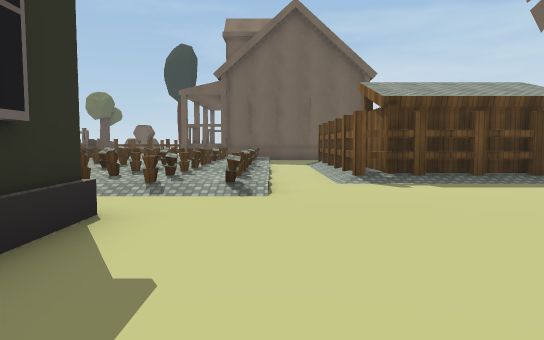
View 1 (above)

17 first-person views from a walk through a Unity game level. The camera is 1.3 m above the floor, tilts 4° down and sees 70° across. The floor is counted in squares, 2 m on a side. Each view is taken from the middle of a square. On the plan, view 1 faces up. The plan holds only what a view shows up to about 11 squares ahead; the rest is blank. The place goes on beyond the plan. The player character is not drawn. Some animated figures are not drawn. Some surface patterns are stand-ins.

View 2
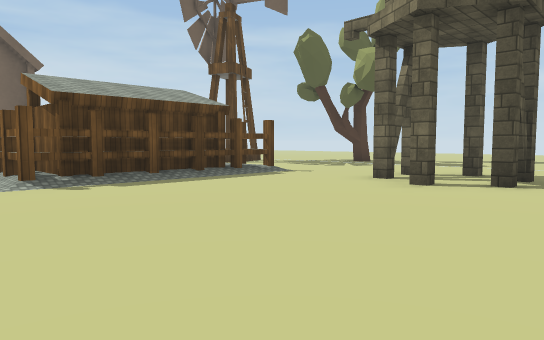

View 3
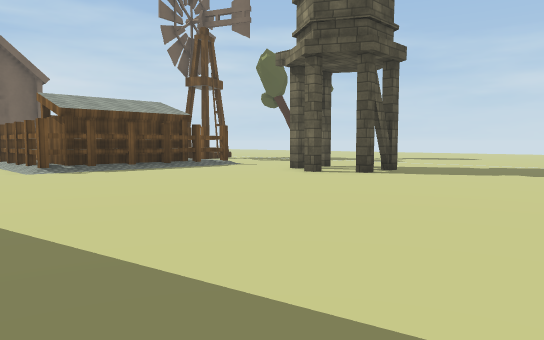

View 4
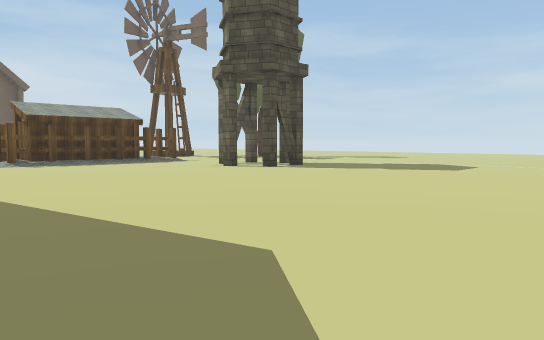

View 5
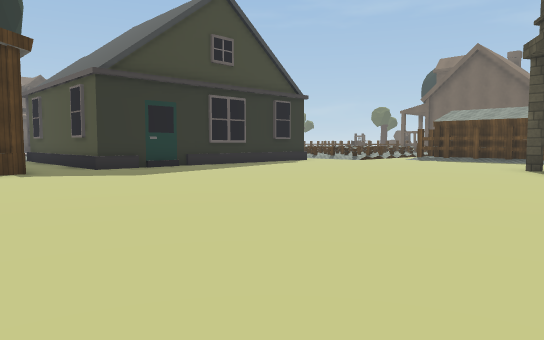

View 6
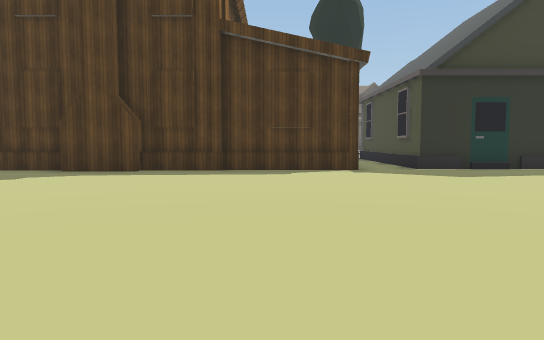

View 7
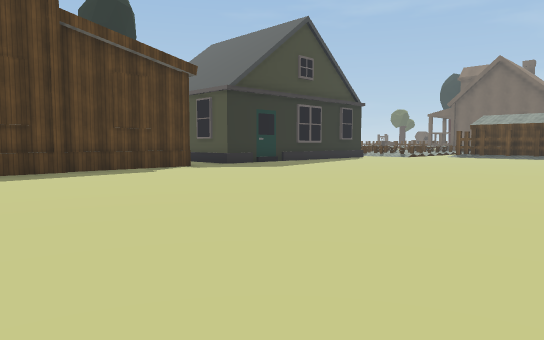

View 8
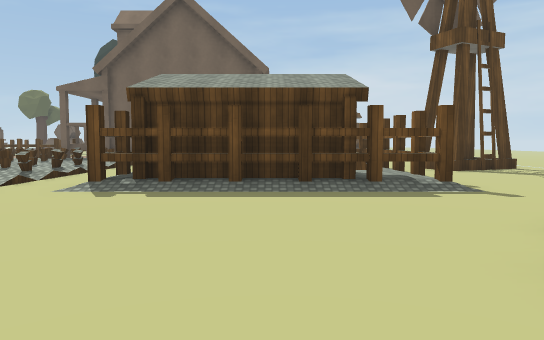

View 9
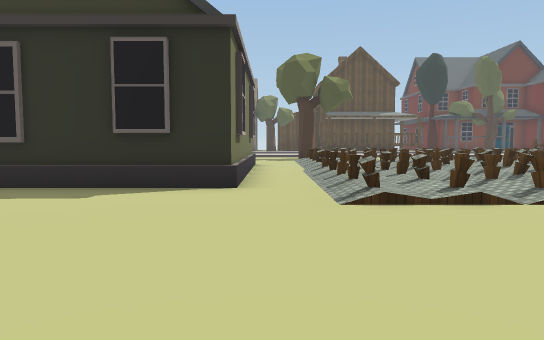

View 10
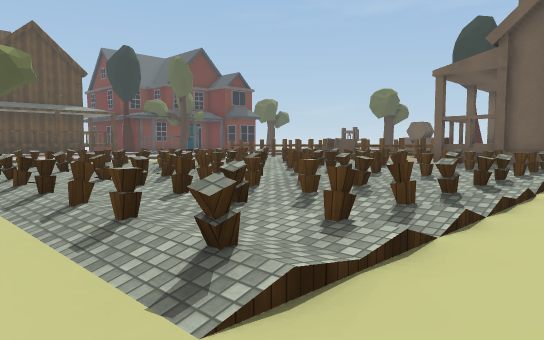

View 11
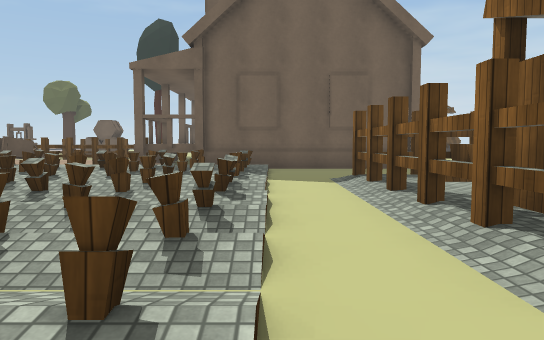

View 12
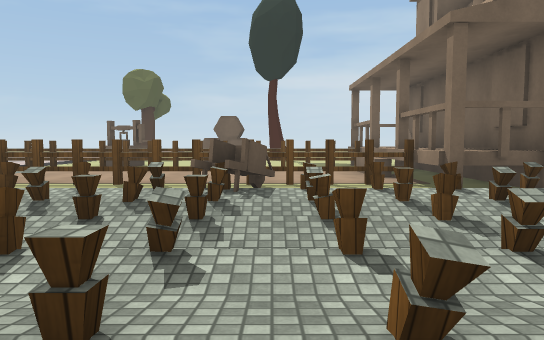

View 13
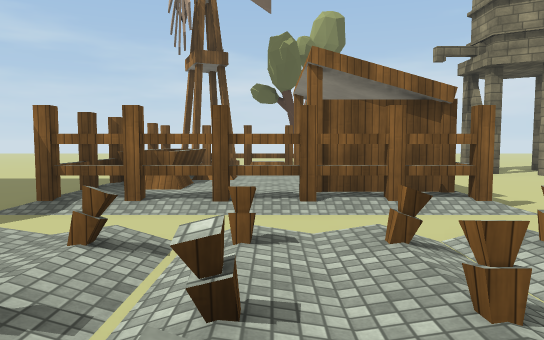

View 14
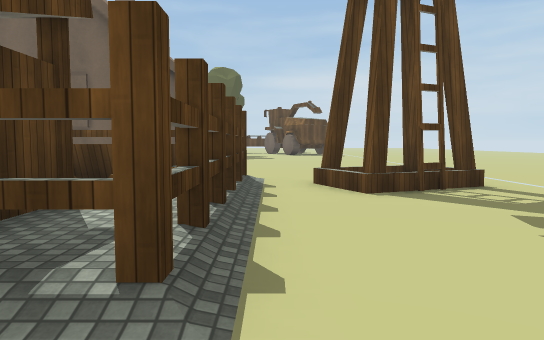

View 15
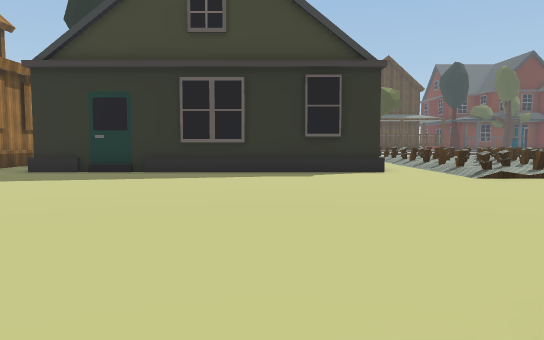

View 16
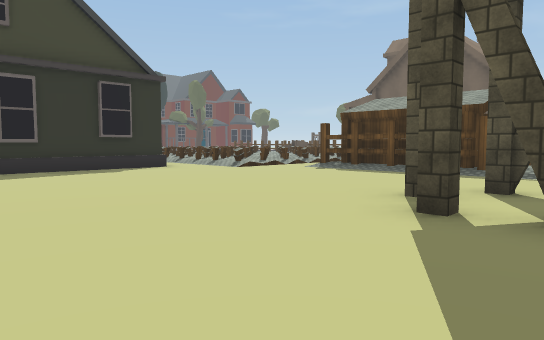

View 17
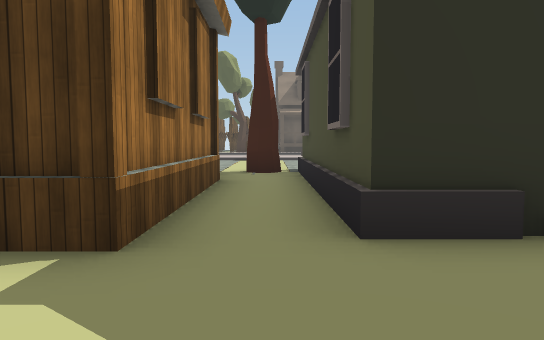

### Floor plan
Key: @ floor where view 1 was taken; # wall or solid block; x gap in a wall; . main floor; : floor 0.25 m higher than the main floor; / step, stairs or slope; = window, fence, low wall or low ledge; ^ raised ledge; T tower; B building; R tree; H thing the floor can be seen under or through; W wheel.
Columns run from 12 left of view 1 to 8 right of it. Each row starts with its distance up from view 1.
 20          BB
 19 ..... ...BB
 18 .........BB
 17  ........BB
 16  HHHHxHHHBB        ..
 15   ....W. BB##### ....
 14   ///WW===://........
 13    /==:==:://........
 12     ==/=#===/........
 11     ==//:==//.#===#.#
 10     ==/==/=//.#####.#
  9    //=////=//.#:::=..
  8   //=//=/==//.#  ##..
  7   //////===//.#####..
  6   =//=/=/==//........
  5      ////////........
  4      ..............TT
  3      ######.........T
  2           #.......T..
  1           #..........
  0           #.@........
 -1           #..........
 -2           #..........
 -3           #..........
 -4    .#######..........
 -5    .R................
 -6    ...^####..........
 -7           #..........
 -8           #..........
 -9           #..........
-10           #..........
-11            #.........
-12            #.... ....

Where each view was taken, in squares from view 1:
view 1: 0 up, 0 right, facing up
view 2: 0 up, 0 right, facing up-right
view 3: 3 down, 1 left, facing up-right
view 4: 6 down, 1 left, facing up-right
view 5: 8 down, 8 right, facing up-left
view 6: 8 down, 8 right, facing left
view 7: 12 down, 8 right, facing up-left
view 8: 1 up, 4 right, facing up
view 9: 4 up, 4 right, facing left
view 10: 4 up, 1 right, facing up-left
view 11: 5 up, 0 right, facing up
view 12: 9 up, 6 left, facing up
view 13: 9 up, 3 left, facing right
view 14: 5 up, 7 right, facing up
view 15: 1 up, 7 right, facing left
view 16: 2 down, 8 right, facing up-left
view 17: 5 down, 1 right, facing left
